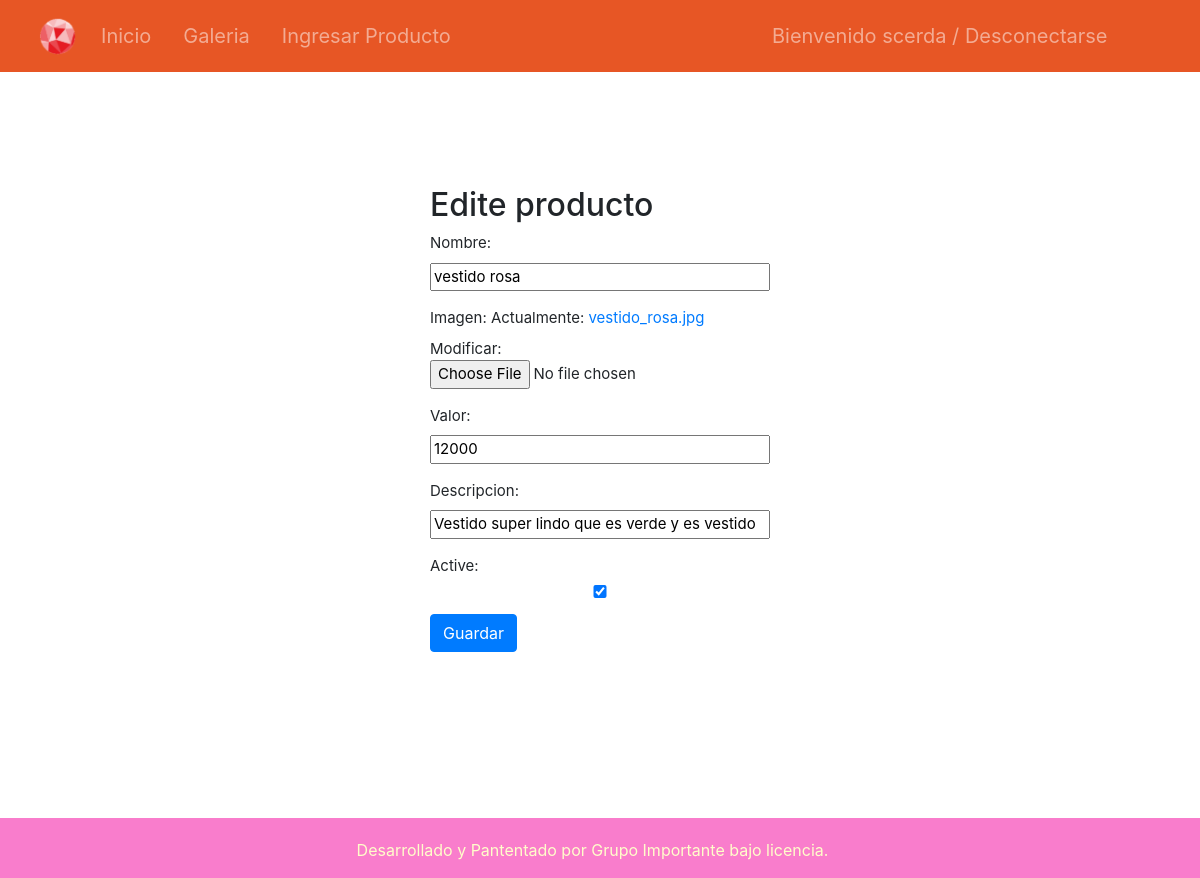
/producto/12/edit/ (signed in), run on an earlier commit of the app's database.
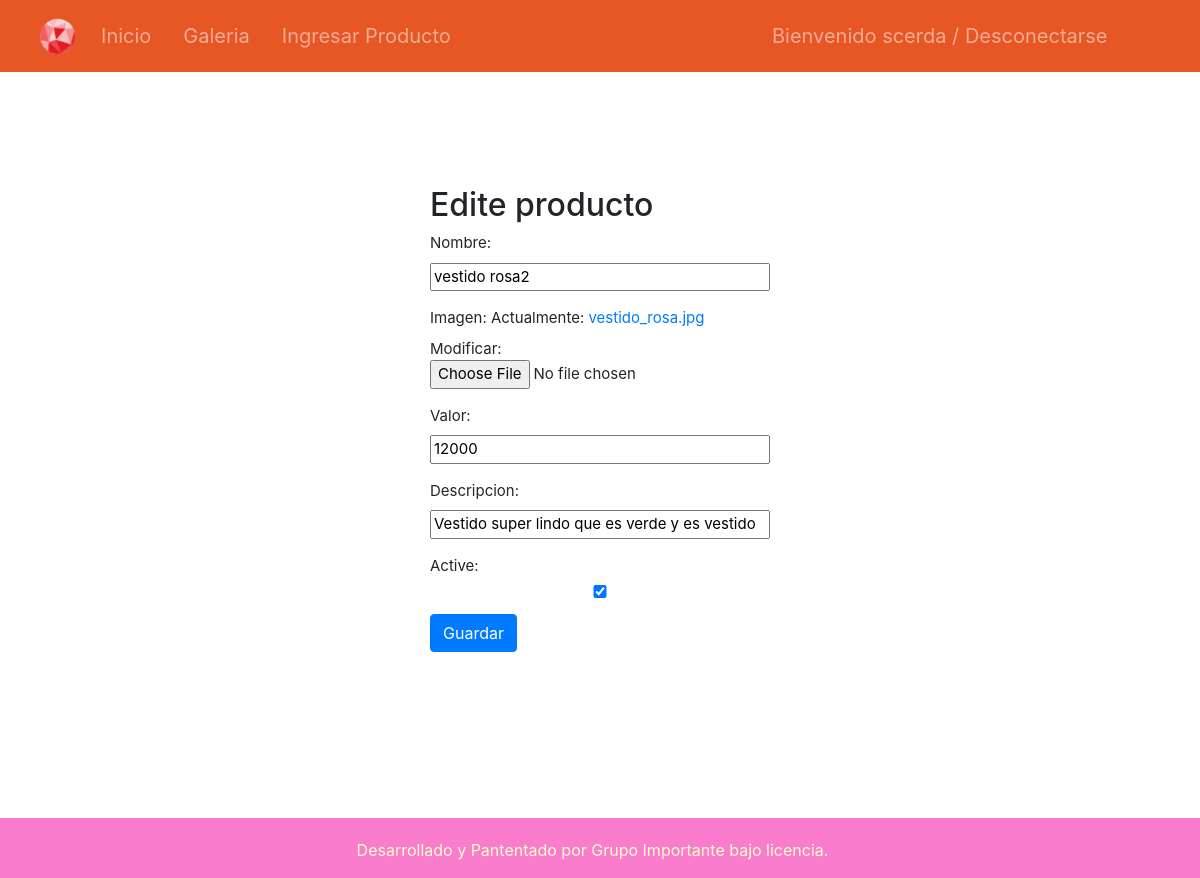
And on a later commit of the database.
### blog/models.py (models this page shows, shortened)
class Productos(models.Model):
    nombre = models.CharField(max_length=200)
    imagen = models.ImageField()
    valor = models.IntegerField()
    descripcion = models.CharField(max_length=200)
    active = models.BooleanField(default=True)

### blog/views.py (the view)
# urls.py: path('producto/<int:pk>/edit/', views.producto_edit, name='producto_edit'),
def producto_edit(request, pk):
    if request.user.is_staff:
        producto = get_object_or_404(Productos, pk=pk)
        if request.method == "POST":
            form = ProductForm(request.POST, request.FILES, instance=producto)
            if form.is_valid():
                form.save()
                return redirect('galeria')
        else:
            form = ProductForm(instance=producto)
        return render(request, 'blog/producto_edit.html', {'form': form})

### blog/forms.py
class ProductForm(forms.ModelForm):
    class Meta:
        model = Productos
        fields = ('nombre', 'imagen', 'valor', 'descripcion', 'active',)

### blog/templates/blog/producto_edit.html
{% extends 'blog/base.html' %} {% block content %}
<div class='producto_edit'>
<h2>Edite producto</h2>
<form method="POST" class="post-form" enctype="multipart/form-data">{% csrf_token %} {{ form.as_p }}
    <button type="submit" class="btn btn-primary">Guardar</button>
</form>
</div>
{% endblock %}

What changed in the data, as far as the page shows it:
changed Productos "Vestido super lindo que es verde y es vestido": nombre "vestido rosa" → "vestido rosa2"
